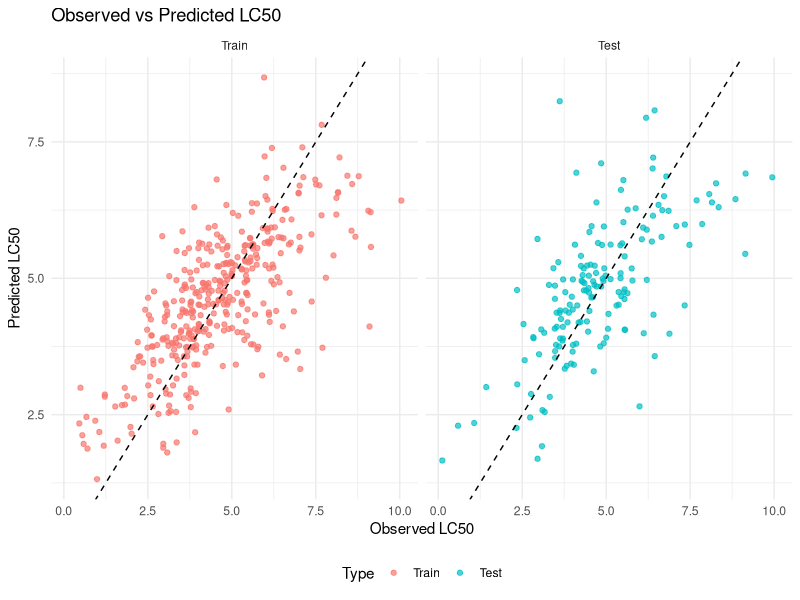
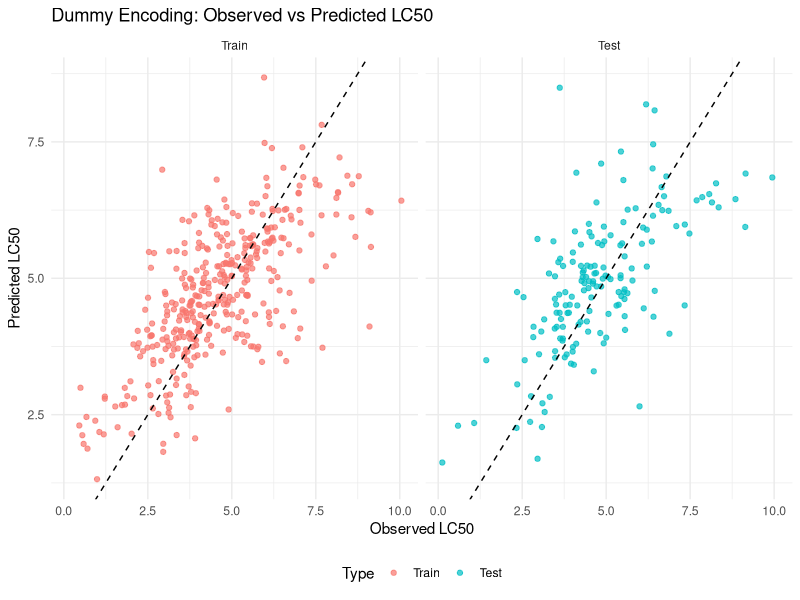
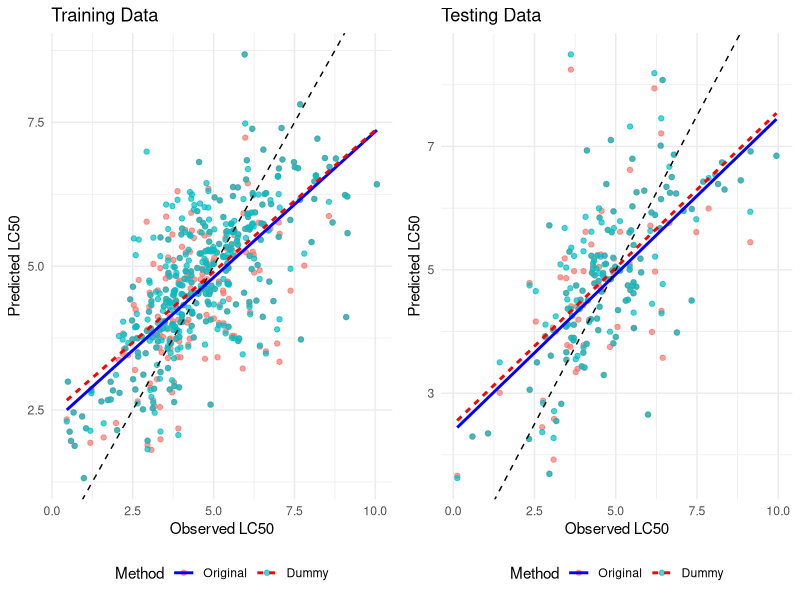
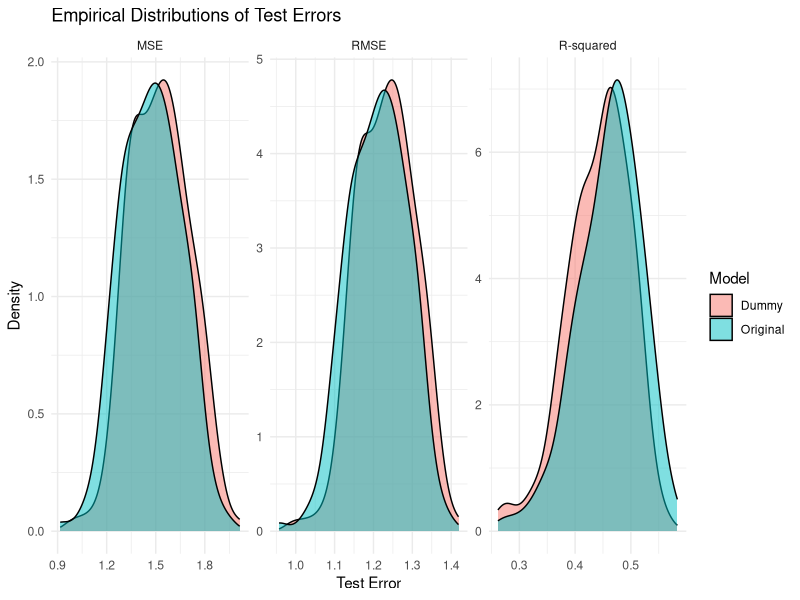
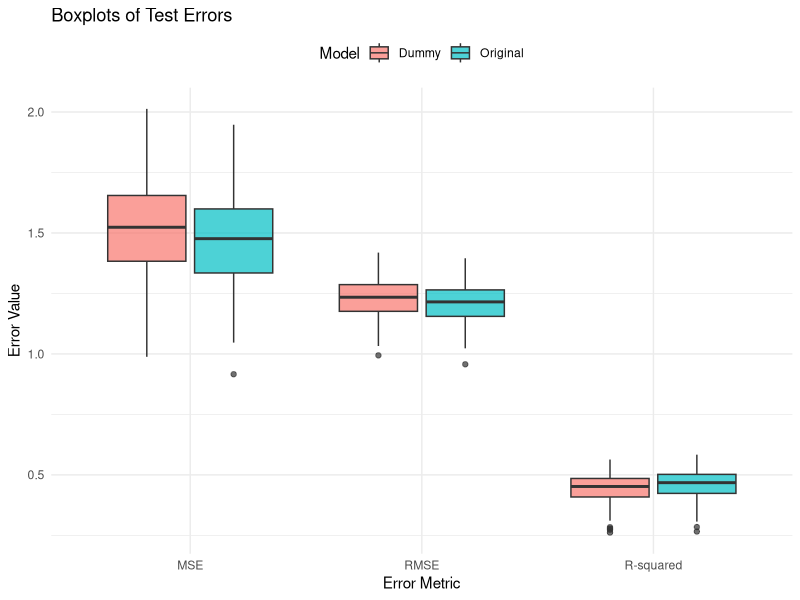

These figures' R source, in order:
## ---- chunk 1
knitr::opts_chunk$set(echo = TRUE)

library(caTools)
library(ggplot2)
library(gridExtra)
library(MASS)
## ---- chunk 2
data <- read.csv("qsar_aquatic_toxicity.csv", sep = ";", header = FALSE)
names(data) <- c(
    "TPSA",
    "SAacc",
    "H050",
    "MLOGP",
    "RDCHI",
    "GATS1p",
    "nN",
    "C040",
    "LC50"
)

head(data)
## ---- chunk 3
# Use 70% of dataset as training set and remaining 30% as testing set
set.seed(1)
sample <- sample.split(data$LC50, SplitRatio = 0.7)
train  <- subset(data, sample == TRUE)
test   <- subset(data, sample == FALSE)
## ---- chunk 4
cat("Dimension of Training Set:", paste(dim(train), collapse = "x"), "\nDimension of Test Set:", paste(dim(test), collapse = "x"), "\n")
## ---- chunk 5
train_i = train
test_i = test
## ---- chunk 6
# Fit linear regression model on training data
model <- lm(LC50 ~ ., data=train_i)

summary(model)
## ---- chunk 7
# Predict on training and test datasets
pred_train <- predict(model, newdata=train_i)
pred_test <- predict(model, newdata=test_i)
## ---- chunk 8
# Adding predictions columns to the datasets
train_i$predicted_LC50 <- pred_train
test_i$predicted_LC50 <- pred_test
## ---- chunk 9
# Evaluate model: calculate MSE, RMSE, and R-squared for training and test sets
mse_train <- mean((train_i$LC50 - train_i$predicted_LC50)^2)
rmse_train <- sqrt(mse_train)
r2_train <- 1 - (sum((train_i$LC50 - train_i$predicted_LC50)^2) / sum((train_i$LC50 - mean(train_i$LC50))^2))

mse_test <- mean((test_i$LC50 - test_i$predicted_LC50)^2)
rmse_test <- sqrt(mse_test)
r2_test <- 1 - (sum((test_i$LC50 - test_i$predicted_LC50)^2) / sum((test_i$LC50 - mean(test_i$LC50))^2))
## ---- chunk 10
cat(paste0(
  "Training Metrics:\n",
  "MSE (Train): ", mse_train, "\n",
  "RMSE (Train): ", rmse_train, "\n",
  "R-squared (Train): ", r2_train, "\n\n",
  
  "Test Metrics:\n",
  "MSE (Test): ", mse_test, "\n",
  "RMSE (Test): ", rmse_test, "\n",
  "R-squared (Test): ", r2_test, "\n"
))
## ---- chunk 11
# Combine data for plotting
train_i$Type <- 'Train'
test_i$Type <- 'Test'
combined_data <- rbind(train_i, test_i)

combined_data$Type <- factor(combined_data$Type, levels = c('Train', 'Test'))

# Plotting observed vs predicted LC50 values
ggplot(combined_data, aes(x = LC50, y = predicted_LC50, color = Type)) +
  geom_point(alpha = 0.7) +
  geom_abline(intercept = 0, slope = 1, linetype = "dashed") +
  labs(title = "Observed vs Predicted LC50", x = "Observed LC50", y = "Predicted LC50") +
  theme_minimal() +
  facet_wrap(~Type) +
  theme(legend.position = "bottom")
## ---- chunk 12
# To make sure we use the same split in (i)
train_ii = train
test_ii = test
## ---- chunk 13
# Transform 3 count variables (H050, nN, C040) into 0/1 in train and test datasets

train_ii$H050 <- ifelse(train_ii$H050 > 0, 1, 0)
train_ii$nN <- ifelse(train_ii$nN > 0, 1, 0)
train_ii$C040 <- ifelse(train_ii$C040 > 0, 1, 0)

test_ii$H050 <- ifelse(test_ii$H050 > 0, 1, 0)
test_ii$nN <- ifelse(test_ii$nN > 0, 1, 0)
test_ii$C040 <- ifelse(test_ii$C040 > 0, 1, 0)
## ---- chunk 14
head(train_ii)
## ---- chunk 15
# Fit linear regression model on transformed training data
model_transform_dummy <- lm(LC50 ~ ., data = train_ii)

summary(model_transform_dummy)
## ---- chunk 16
# Predict on training and test datasets
pred_train_transform_dummy <- predict(model, newdata=train_ii)
pred_test_transform_dummy <- predict(model, newdata=test_ii)
## ---- chunk 17
# Adding predictions columns to the datasets
train_ii$predicted_LC50 <- pred_train_transform_dummy
test_ii$predicted_LC50 <- pred_test_transform_dummy
## ---- chunk 18
# Evaluate model: calculate MSE, RMSE, and R-squared for training and test sets
mse_train_transform_dummy <- mean((train_ii$LC50 - train_ii$predicted_LC50)^2)
rmse_train_transform_dummy <- sqrt(mse_train_transform_dummy)
r2_train_transform_dummy <- 1 - (sum((train_ii$LC50 - train_ii$predicted_LC50)^2) / sum((train_ii$LC50 - mean(train_ii$LC50))^2))

mse_test_transform_dummy <- mean((test_ii$LC50 - test_ii$predicted_LC50)^2)
rmse_test_transform_dummy <- sqrt(mse_test_transform_dummy)
r2_test_transform_dummy <- 1 - (sum((test_ii$LC50 - test_ii$predicted_LC50)^2) / sum((test_ii$LC50 - mean(test_ii$LC50))^2))
## ---- chunk 19
cat(paste0(
  "Training Metrics:\n",
  "MSE (Train): ", mse_train_transform_dummy, "\n",
  "RMSE (Train): ", rmse_train_transform_dummy, "\n",
  "R-squared (Train): ", r2_train_transform_dummy, "\n\n",
  
  "Test Metrics:\n",
  "MSE (Test): ", mse_test_transform_dummy, "\n",
  "RMSE (Test): ", rmse_test_transform_dummy, "\n",
  "R-squared (Test): ", r2_test_transform_dummy, "\n"
))
## ---- chunk 20
# Combine data for plotting
train_ii$Type <- 'Train'
test_ii$Type <- 'Test'
combined_data <- rbind(train_ii, test_ii)

combined_data$Type <- factor(combined_data$Type, levels = c('Train', 'Test'))

# Plotting observed vs predicted LC50 values
ggplot(combined_data, aes(x = LC50, y = predicted_LC50, color = Type)) +
  geom_point(alpha = 0.7) +
  geom_abline(intercept = 0, slope = 1, linetype = "dashed") +
  labs(title = "Dummy Encoding: Observed vs Predicted LC50", x = "Observed LC50", y = "Predicted LC50") +
  theme_minimal() +
  facet_wrap(~Type) +
  theme(legend.position = "bottom")
## ---- chunk 21
# Prepare combined data
train_combined <- train_i[, c("LC50", "predicted_LC50")]
train_combined$Method <- 'Original'
train_combined$Type <- 'Train'
train_ii_combined <- train_ii[, c("LC50", "predicted_LC50")]
train_ii_combined$Method <- 'Dummy'
train_ii_combined$Type <- 'Train'
train_combined_all <- rbind(train_combined, train_ii_combined)

test_combined <- test_i[, c("LC50", "predicted_LC50")]
test_combined$Method <- 'Original'
test_combined$Type <- 'Test'
test_ii_combined <- test_ii[, c("LC50", "predicted_LC50")]
test_ii_combined$Method <- 'Dummy'
test_ii_combined$Type <- 'Test'
test_combined_all <- rbind(test_combined, test_ii_combined)

# Convert 'Method' and 'Type' to factors
train_combined_all$Method <- factor(train_combined_all$Method, levels = c('Original', 'Dummy'))
test_combined_all$Method <- factor(test_combined_all$Method, levels = c('Original', 'Dummy'))

# Function to draw regression lines
add_regression_lines <- function(df, original_model, dummy_model) {
  ggplot(df, aes(x = LC50, y = predicted_LC50, color = Method)) +
    geom_point(alpha = 0.7) +
    geom_smooth(method = "lm", formula = y ~ x, se = FALSE, 
                aes(linetype = Method), 
                data = df[df$Method == 'Original', ], 
                color = 'blue') +
    geom_smooth(method = "lm", formula = y ~ x, se = FALSE, 
                aes(linetype = Method), 
                data = df[df$Method == 'Dummy', ], 
                color = 'red') +
    geom_abline(intercept = 0, slope = 1, linetype = "dashed") +
    labs(x = "Observed LC50", y = "Predicted LC50", title = df$Type[1]) +
    theme_minimal() +
    theme(legend.position = "bottom")
}

# Plot training data with both regression lines
train_plot <- add_regression_lines(train_combined_all, model, model_transform_dummy)
train_plot <- train_plot + labs(title = "Training Data")

# Plot testing data with both regression lines
test_plot <- add_regression_lines(test_combined_all, model, model_transform_dummy)
test_plot <- test_plot + labs(title = "Testing Data")

# Display plots side by side
grid.arrange(train_plot, test_plot, ncol = 2)
## ---- chunk 22
# Initialize vectors to store test errors
mse_test_errors_i <- numeric(200)
rmse_test_errors_i <- numeric(200)
r2_test_errors_i <- numeric(200)
mse_test_errors_ii <- numeric(200)
rmse_test_errors_ii <- numeric(200)
r2_test_errors_ii <- numeric(200)

# Repeat the procedure 200 times
set.seed(2)
for (i in 1:200) {
  # Split the data
  sample <- sample.split(data$LC50, SplitRatio = 0.7)
  train <- subset(data, sample == TRUE)
  test <- subset(data, sample == FALSE)
  
  # Option (i): Original model
  model <- lm(LC50 ~ ., data=train)
  pred_test_i <- predict(model, newdata=test)
  mse_test_i <- mean((test$LC50 - pred_test_i)^2)
  rmse_test_i <- sqrt(mse_test_i)
  r2_test_i <- 1 - (sum((test$LC50 - pred_test_i)^2) / sum((test$LC50 - mean(test$LC50))^2))
  
  # Option (ii): Dummy encoding
  train$H050 <- ifelse(train$H050 > 0, 1, 0)
  train$nN <- ifelse(train$nN > 0, 1, 0)
  train$C040 <- ifelse(train$C040 > 0, 1, 0)
  
  test$H050 <- ifelse(test$H050 > 0, 1, 0)
  test$nN <- ifelse(test$nN > 0, 1, 0)
  test$C040 <- ifelse(test$C040 > 0, 1, 0)
  
  model_ii <- lm(LC50 ~ ., data = train)
  pred_test_ii <- predict(model_ii, newdata = test)
  mse_test_ii <- mean((test$LC50 - pred_test_ii)^2)
  rmse_test_ii <- sqrt(mse_test_ii)
  r2_test_ii <- 1 - (sum((test$LC50 - pred_test_ii)^2) / sum((test$LC50 - mean(test$LC50))^2))
  
  # Record the test errors
  mse_test_errors_i[i] <- mse_test_i
  rmse_test_errors_i[i] <- rmse_test_i
  r2_test_errors_i[i] <- r2_test_i
  
  mse_test_errors_ii[i] <- mse_test_ii
  rmse_test_errors_ii[i] <- rmse_test_ii
  r2_test_errors_ii[i] <- r2_test_ii
}
## ---- chunk 23
# Calculate and print average test errors
average_test_error_i <- mean(mse_test_errors_i)
average_rmse_error_i <- mean(rmse_test_errors_i)
average_r2_error_i <- mean(r2_test_errors_i)

average_test_error_ii <- mean(mse_test_errors_ii)
average_rmse_error_ii <- mean(rmse_test_errors_ii)
average_r2_error_ii <- mean(r2_test_errors_ii)

cat(paste0(
  "Average Test Errors (Original Model):\n",
  "MSE: ", average_test_error_i, "\n",
  "RMSE: ", average_rmse_error_i, "\n",
  "R-squared: ", average_r2_error_i, "\n\n",
  
  "Average Test Errors (Dummy Model):\n",
  "MSE: ", average_test_error_ii, "\n",
  "RMSE: ", average_rmse_error_ii, "\n",
  "R-squared: ", average_r2_error_ii, "\n"
))
## ---- chunk 24
# Create data frames for plotting
errors_df_mse <- data.frame(
  Error = c(mse_test_errors_i, mse_test_errors_ii),
  Metric = 'MSE',
  Model = factor(rep(c("Original", "Dummy"), each = 200))
)
errors_df_rmse <- data.frame(
  Error = c(rmse_test_errors_i, rmse_test_errors_ii),
  Metric = 'RMSE',
  Model = factor(rep(c("Original", "Dummy"), each = 200))
)
errors_df_r2 <- data.frame(
  Error = c(r2_test_errors_i, r2_test_errors_ii),
  Metric = 'R-squared',
  Model = factor(rep(c("Original", "Dummy"), each = 200))
)
errors_df <- rbind(errors_df_mse, errors_df_rmse, errors_df_r2)

# Ensure the 'Metric' factor has the correct level order
errors_df$Metric <- factor(errors_df$Metric, levels = c('MSE', 'RMSE', 'R-squared'))

# Plot the empirical distributions of the test errors
ggplot(errors_df, aes(x = Error, fill = Model)) +
  geom_density(alpha = 0.5) +
  facet_wrap(~ Metric, scales = "free") +
  labs(title = "Empirical Distributions of Test Errors", x = "Test Error", y = "Density") +
  theme_minimal()
## ---- chunk 25
# Plot the empirical distributions of the test errors using boxplots
ggplot(errors_df, aes(x = Metric, y = Error, fill = Model)) +
  geom_boxplot(alpha = 0.7) +
  labs(title = "Boxplots of Test Errors", x = "Error Metric", y = "Error Value") +
  theme_minimal() +
  theme(legend.position = "top")
## ---- chunk 26
# Split the data into training (70%) and test (30%) sets
set.seed(1)
sample <- sample.split(data$LC50, SplitRatio = 0.7)
train <- subset(data, sample == TRUE)
test <- subset(data, sample == FALSE)

# Set up full and null model
full.model <- lm(LC50 ~ ., data = train)
null.model <- lm(LC50 ~ 1, data = train)

# Set up target and number of variables
y <- train$LC50
num_vars <- ncol(train) - 1  # exclude the response variable column
## ---- chunk 27
# With AIC
model.forward.aic <- stepAIC(null.model, scope = list(lower = null.model, upper = full.model), direction = 'forward', trace = FALSE)
summary(model.forward.aic)

# With BIC
# If we set it to k = log(n), the function considers the BIC.

model.forward.bic <- stepAIC(null.model, scope = list(lower = null.model, upper = full.model), direction = 'forward', k = log(nrow(train)), trace = FALSE)
summary(model.forward.bic)
## ---- chunk 28
# With AIC
model.backward.aic <- stepAIC(full.model, direction = 'backward', trace = FALSE)
summary(model.backward.aic)

# With BIC
model.backward.bic <- stepAIC(full.model, direction = 'backward', k = log(nrow(train)), trace = FALSE)
summary(model.backward.bic)
## ---- chunk 29
# With AIC
model.stepwise.aic <- stepAIC(null.model, scope = list(lower = null.model, upper = full.model), direction = 'both', trace = FALSE)
summary(model.stepwise.aic)

# With BIC
model.stepwise.bic <- stepAIC(null.model, scope = list(lower = null.model, upper = full.model), direction = 'both', k = log(nrow(train)), trace = FALSE)
summary(model.stepwise.bic)
## ---- chunk 30
# Predict on the test set using all models
test$pred_backward_aic <- predict(model.backward.aic, newdata = test)
test$pred_forward_aic <- predict(model.forward.aic, newdata = test)
test$pred_stepwise_aic <- predict(model.stepwise.aic, newdata = test)
test$pred_backward_bic <- predict(model.backward.bic, newdata = test)
test$pred_forward_bic <- predict(model.forward.bic, newdata = test)
test$pred_stepwise_bic <- predict(model.stepwise.bic, newdata = test)

# Calculate MSE, RMSE, and R-squared for each model
mse <- function(actual, predicted) mean((actual - predicted)^2)
rmse <- function(actual, predicted) sqrt(mse(actual, predicted))
r2 <- function(actual, predicted) 1 - (sum((actual - predicted)^2) / sum((actual - mean(actual))^2))

metrics <- data.frame(
  Model = c("Backward AIC", "Forward AIC", "Stepwise AIC", "Backward BIC", "Forward BIC", "Stepwise BIC"),
  MSE = c(
    mse(test$LC50, test$pred_backward_aic),
    mse(test$LC50, test$pred_forward_aic),
    mse(test$LC50, test$pred_stepwise_aic),
    mse(test$LC50, test$pred_backward_bic),
    mse(test$LC50, test$pred_forward_bic),
    mse(test$LC50, test$pred_stepwise_bic)
  ),
  RMSE = c(
    rmse(test$LC50, test$pred_backward_aic),
    rmse(test$LC50, test$pred_forward_aic),
    rmse(test$LC50, test$pred_stepwise_aic),
    rmse(test$LC50, test$pred_backward_bic),
    rmse(test$LC50, test$pred_forward_bic),
    rmse(test$LC50, test$pred_stepwise_bic)
  ),
  R2 = c(
    r2(test$LC50, test$pred_backward_aic),
    r2(test$LC50, test$pred_forward_aic),
    r2(test$LC50, test$pred_stepwise_aic),
    r2(test$LC50, test$pred_backward_bic),
    r2(test$LC50, test$pred_forward_bic),
    r2(test$LC50, test$pred_stepwise_bic)
  )
)
print(metrics)
